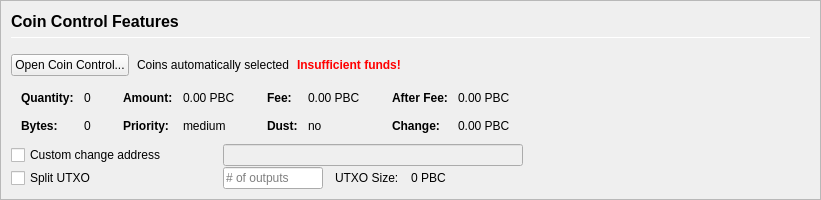
         <widget class="QFrame" name="frameCoinControl">
          <property name="sizePolicy">
           <sizepolicy hsizetype="Expanding" vsizetype="Expanding">
            <horstretch>0</horstretch>
            <verstretch>0</verstretch>
           </sizepolicy>
          </property>
          <property name="maximumSize">
           <size>
            <width>16777215</width>
            <height>16777215</height>
           </size>
          </property>
          <property name="frameShape">
           <enum>QFrame::StyledPanel</enum>
          </property>
          <property name="frameShadow">
           <enum>QFrame::Sunken</enum>
          </property>
          <layout class="QVBoxLayout" name="verticalLayoutCoinControl2">
           <property name="spacing">
            <number>0</number>
           </property>
           <property name="leftMargin">
            <number>0</number>
           </property>
           <property name="topMargin">
            <number>0</number>
           </property>
           <property name="rightMargin">
            <number>0</number>
           </property>
           <property name="bottomMargin">
            <number>0</number>
           </property>
           <item>
            <widget class="QFrame" name="frameCoinControl_BG">
             <layout class="QVBoxLayout" name="verticalLayoutCoinControl" stretch="0,0,0,0,0,0">
              <property name="spacing">
               <number>1</number>
              </property>
              <property name="leftMargin">
               <number>10</number>
              </property>
              <property name="topMargin">
               <number>10</number>
              </property>
              <item>
               <layout class="QHBoxLayout" name="horizontalLayoutCoinControl1">
                <property name="bottomMargin">
                 <number>15</number>
                </property>
                <item>
                 <layout class="QVBoxLayout" name="verticalLayout_3">
                  <property name="spacing">
                   <number>6</number>
                  </property>
                  <item>
                   <widget class="QLabel" name="labelCoinControlFeatures">
                    <property name="sizePolicy">
                     <sizepolicy hsizetype="Preferred" vsizetype="Maximum">
                      <horstretch>0</horstretch>
                      <verstretch>0</verstretch>
                     </sizepolicy>
                    </property>
                    <property name="minimumSize">
                     <size>
                      <width>0</width>
                      <height>20</height>
                     </size>
                    </property>
                    <property name="font">
                     <font>
                      <pointsize>12</pointsize>
                      <weight>75</weight>
                      <bold>true</bold>
                     </font>
                    </property>
                    <property name="styleSheet">
                     <string notr="true">font-weight:bold;</string>
                    </property>
                    <property name="text">
                     <string>Coin Control Features</string>
                    </property>
                   </widget>
                  </item>
                  <item>
                   <widget class="Line" name="line">
                    <property name="minimumSize">
                     <size>
                      <width>0</width>
                      <height>1</height>
                     </size>
                    </property>
                    <property name="maximumSize">
                     <size>
                      <width>16777215</width>
                      <height>1</height>
                     </size>
                    </property>
                    <property name="orientation">
                     <enum>Qt::Horizontal</enum>
                    </property>
                   </widget>
                  </item>
                 </layout>
                </item>
               </layout>
              </item>
              <item>
               <layout class="QHBoxLayout" name="horizontalLayoutCoinControl2" stretch="0,0,0,0">
                <property name="spacing">
                 <number>8</number>
                </property>
                <property name="bottomMargin">
                 <number>10</number>
                </property>
                <item>
                 <widget class="QPushButton" name="pushButtonCoinControl">
                  <property name="styleSheet">
                   <string notr="true"/>
                  </property>
                  <property name="text">
                   <string>Open Coin Control...</string>
                  </property>
                  <property name="autoDefault">
                   <bool>false</bool>
                  </property>
                 </widget>
                </item>
                <item>
                 <widget class="QLabel" name="labelCoinControlAutomaticallySelected">
                  <property name="text">
                   <string>Coins automatically selected</string>
                  </property>
                  <property name="margin">
                   <number>5</number>
                  </property>
                 </widget>
                </item>
                <item>
                 <widget class="QLabel" name="labelCoinControlInsuffFunds">
                  <property name="font">
                   <font>
                    <weight>75</weight>
                    <bold>true</bold>
                   </font>
                  </property>
                  <property name="styleSheet">
                   <string notr="true">color:red;font-weight:bold;</string>
                  </property>
                  <property name="text">
                   <string>Insufficient funds!</string>
                  </property>
                  <property name="margin">
                   <number>5</number>
                  </property>
                 </widget>
                </item>
                <item>
                 <spacer name="horizontalSpacerCoinControl">
                  <property name="orientation">
                   <enum>Qt::Horizontal</enum>
                  </property>
                  <property name="sizeHint" stdset="0">
                   <size>
                    <width>40</width>
                    <height>1</height>
                   </size>
                  </property>
                 </spacer>
                </item>
               </layout>
              </item>
              <item>
               <widget class="QWidget" name="widgetCoinControl" native="true">
                <property name="sizePolicy">
                 <sizepolicy hsizetype="Preferred" vsizetype="Preferred">
                  <horstretch>0</horstretch>
                  <verstretch>0</verstretch>
                 </sizepolicy>
                </property>
                <property name="minimumSize">
                 <size>
                  <width>0</width>
                  <height>0</height>
                 </size>
                </property>
                <property name="styleSheet">
                 <string notr="true"/>
                </property>
                <layout class="QHBoxLayout" name="horizontalLayoutCoinControl5">
                 <property name="leftMargin">
                  <number>0</number>
                 </property>
                 <property name="topMargin">
                  <number>0</number>
                 </property>
                 <property name="rightMargin">
                  <number>0</number>
                 </property>
                 <property name="bottomMargin">
                  <number>0</number>
                 </property>
                 <item>
                  <layout class="QHBoxLayout" name="horizontalLayoutCoinControl3" stretch="0,0,0,1">
                   <property name="spacing">
                    <number>20</number>
                   </property>
                   <property name="topMargin">
                    <number>0</number>
                   </property>
                   <property name="bottomMargin">
                    <number>10</number>
                   </property>
                   <item>
                    <layout class="QFormLayout" name="formLayoutCoinControl1">
                     <property name="horizontalSpacing">
                      <number>10</number>
                     </property>
                     <property name="verticalSpacing">
                      <number>14</number>
                     </property>
                     <property name="leftMargin">
                      <number>10</number>
                     </property>
                     <property name="topMargin">
                      <number>4</number>
                     </property>
                     <property name="rightMargin">
                      <number>6</number>
                     </property>
                     <item row="0" column="0">
                      <widget class="QLabel" name="labelCoinControlQuantityText">
                       <property name="font">
                        <font>
                         <weight>75</weight>
                         <bold>true</bold>
                        </font>
                       </property>
                       <property name="text">
                        <string>Quantity:</string>
                       </property>
                       <property name="margin">
                        <number>0</number>
                       </property>
                      </widget>
                     </item>
                     <item row="0" column="1">
                      <widget class="QLabel" name="labelCoinControlQuantity">
                       <property name="cursor">
                        <cursorShape>IBeamCursor</cursorShape>
                       </property>
                       <property name="contextMenuPolicy">
                        <enum>Qt::ActionsContextMenu</enum>
                       </property>
                       <property name="text">
                        <string notr="true">0</string>
                       </property>
                       <property name="margin">
                        <number>0</number>
                       </property>
                       <property name="textInteractionFlags">
                        <set>Qt::LinksAccessibleByMouse|Qt::TextSelectableByKeyboard|Qt::TextSelectableByMouse</set>
                       </property>
                      </widget>
                     </item>
                     <item row="1" column="0">
                      <widget class="QLabel" name="labelCoinControlBytesText">
                       <property name="font">
                        <font>
                         <weight>75</weight>
                         <bold>true</bold>
                        </font>
                       </property>
                       <property name="text">
                        <string>Bytes:</string>
                       </property>
                      </widget>
                     </item>
                     <item row="1" column="1">
                      <widget class="QLabel" name="labelCoinControlBytes">
                       <property name="cursor">
                        <cursorShape>IBeamCursor</cursorShape>
                       </property>
                       <property name="contextMenuPolicy">
                        <enum>Qt::ActionsContextMenu</enum>
                       </property>
                       <property name="text">
                        <string notr="true">0</string>
                       </property>
                       <property name="textInteractionFlags">
                        <set>Qt::LinksAccessibleByMouse|Qt::TextSelectableByKeyboard|Qt::TextSelectableByMouse</set>
                       </property>
                      </widget>
                     </item>
                    </layout>
                   </item>
                   <item>
                    <layout class="QFormLayout" name="formLayoutCoinControl2">
                     <property name="horizontalSpacing">
                      <number>10</number>
                     </property>
                     <property name="verticalSpacing">
                      <number>14</number>
                     </property>
                     <property name="leftMargin">
                      <number>6</number>
                     </property>
                     <property name="topMargin">
                      <number>4</number>
                     </property>
                     <property name="rightMargin">
                      <number>6</number>
                     </property>
                     <item row="0" column="0">
                      <widget class="QLabel" name="labelCoinControlAmountText">
                       <property name="font">
                        <font>
                         <weight>75</weight>
                         <bold>true</bold>
                        </font>
                       </property>
                       <property name="text">
                        <string>Amount:</string>
                       </property>
                       <property name="margin">
                        <number>0</number>
                       </property>
                      </widget>
                     </item>
                     <item row="0" column="1">
                      <widget class="QLabel" name="labelCoinControlAmount">
                       <property name="cursor">
                        <cursorShape>IBeamCursor</cursorShape>
                       </property>
                       <property name="contextMenuPolicy">
                        <enum>Qt::ActionsContextMenu</enum>
                       </property>
                       <property name="text">
                        <string notr="true">0.00 PBC</string>
                       </property>
                       <property name="textInteractionFlags">
                        <set>Qt::LinksAccessibleByMouse|Qt::TextSelectableByKeyboard|Qt::TextSelectableByMouse</set>
                       </property>
                      </widget>
                     </item>
                     <item row="1" column="0">
                      <widget class="QLabel" name="labelCoinControlPriorityText">
                       <property name="font">
                        <font>
                         <weight>75</weight>
                         <bold>true</bold>
                        </font>
                       </property>
                       <property name="text">
                        <string>Priority:</string>
                       </property>
                      </widget>
                     </item>
                     <item row="1" column="1">
                      <widget class="QLabel" name="labelCoinControlPriority">
                       <property name="cursor">
                        <cursorShape>IBeamCursor</cursorShape>
                       </property>
                       <property name="contextMenuPolicy">
                        <enum>Qt::ActionsContextMenu</enum>
                       </property>
                       <property name="text">
                        <string>medium</string>
                       </property>
                       <property name="textInteractionFlags">
                        <set>Qt::LinksAccessibleByMouse|Qt::TextSelectableByKeyboard|Qt::TextSelectableByMouse</set>
                       </property>
                      </widget>
                     </item>
                    </layout>
                   </item>
                   <item>
                    <layout class="QFormLayout" name="formLayoutCoinControl3">
                     <property name="horizontalSpacing">
                      <number>10</number>
                     </property>
                     <property name="verticalSpacing">
                      <number>14</number>
                     </property>
                     <property name="leftMargin">
                      <number>6</number>
                     </property>
                     <property name="topMargin">
                      <number>4</number>
                     </property>
                     <property name="rightMargin">
                      <number>6</number>
                     </property>
                     <item row="0" column="0">
                      <widget class="QLabel" name="labelCoinControlFeeText">
                       <property name="font">
                        <font>
                         <weight>75</weight>
                         <bold>true</bold>
                        </font>
                       </property>
                       <property name="text">
                        <string>Fee:</string>
                       </property>
                       <property name="margin">
                        <number>0</number>
                       </property>
                      </widget>
                     </item>
                     <item row="0" column="1">
                      <widget class="QLabel" name="labelCoinControlFee">
                       <property name="cursor">
                        <cursorShape>IBeamCursor</cursorShape>
                       </property>
                       <property name="contextMenuPolicy">
                        <enum>Qt::ActionsContextMenu</enum>
                       </property>
                       <property name="text">
                        <string notr="true">0.00 PBC</string>
                       </property>
                       <property name="textInteractionFlags">
                        <set>Qt::LinksAccessibleByMouse|Qt::TextSelectableByKeyboard|Qt::TextSelectableByMouse</set>
                       </property>
                      </widget>
                     </item>
                     <item row="1" column="0">
                      <widget class="QLabel" name="labelCoinControlLowOutputText">
                       <property name="font">
                        <font>
                         <weight>75</weight>
                         <bold>true</bold>
                        </font>
                       </property>
                       <property name="text">
                        <string>Dust:</string>
                       </property>
                      </widget>
                     </item>
                     <item row="1" column="1">
                      <widget class="QLabel" name="labelCoinControlLowOutput">
                       <property name="cursor">
                        <cursorShape>IBeamCursor</cursorShape>
                       </property>
                       <property name="contextMenuPolicy">
                        <enum>Qt::ActionsContextMenu</enum>
                       </property>
                       <property name="text">
                        <string>no</string>
                       </property>
                       <property name="textInteractionFlags">
                        <set>Qt::LinksAccessibleByMouse|Qt::TextSelectableByKeyboard|Qt::TextSelectableByMouse</set>
                       </property>
                      </widget>
                     </item>
                    </layout>
                   </item>
                   <item>
                    <layout class="QFormLayout" name="formLayoutCoinControl4">
                     <property name="horizontalSpacing">
                      <number>10</number>
                     </property>
                     <property name="verticalSpacing">
                      <number>14</number>
                     </property>
                     <property name="leftMargin">
                      <number>6</number>
                     </property>
                     <property name="topMargin">
                      <number>4</number>
                     </property>
                     <property name="rightMargin">
                      <number>6</number>
                     </property>
                     <item row="0" column="0">
                      <widget class="QLabel" name="labelCoinControlAfterFeeText">
                       <property name="font">
                        <font>
                         <weight>75</weight>
                         <bold>true</bold>
                        </font>
                       </property>
                       <property name="text">
                        <string>After Fee:</string>
                       </property>
                       <property name="margin">
                        <number>0</number>
                       </property>
                      </widget>
                     </item>
                     <item row="0" column="1">
                      <widget class="QLabel" name="labelCoinControlAfterFee">
                       <property name="cursor">
                        <cursorShape>IBeamCursor</cursorShape>
                       </property>
                       <property name="contextMenuPolicy">
                        <enum>Qt::ActionsContextMenu</enum>
                       </property>
                       <property name="text">
                        <string notr="true">0.00 PBC</string>
                       </property>
                       <property name="textInteractionFlags">
                        <set>Qt::LinksAccessibleByMouse|Qt::TextSelectableByKeyboard|Qt::TextSelectableByMouse</set>
                       </property>
                      </widget>
                     </item>
                     <item row="1" column="0">
                      <widget class="QLabel" name="labelCoinControlChangeText">
                       <property name="font">
                        <font>
                         <weight>75</weight>
                         <bold>true</bold>
                        </font>
                       </property>
                       <property name="text">
                        <string>Change:</string>
                       </property>
                      </widget>
                     </item>
                     <item row="1" column="1">
                      <widget class="QLabel" name="labelCoinControlChange">
                       <property name="cursor">
                        <cursorShape>IBeamCursor</cursorShape>
                       </property>
                       <property name="contextMenuPolicy">
                        <enum>Qt::ActionsContextMenu</enum>
                       </property>
                       <property name="text">
                        <string notr="true">0.00 PBC</string>
                       </property>
                       <property name="textInteractionFlags">
                        <set>Qt::LinksAccessibleByMouse|Qt::TextSelectableByKeyboard|Qt::TextSelectableByMouse</set>
                       </property>
                      </widget>
                     </item>
                    </layout>
                   </item>
                  </layout>
                 </item>
                </layout>
               </widget>
              </item>
              <item>
               <layout class="QHBoxLayout" name="horizontalLayoutCoinControl4">
                <property name="spacing">
                 <number>12</number>
                </property>
                <property name="sizeConstraint">
                 <enum>QLayout::SetDefaultConstraint</enum>
                </property>
                <property name="topMargin">
                 <number>0</number>
                </property>
                <property name="rightMargin">
                 <number>0</number>
                </property>
                <item>
                 <widget class="QCheckBox" name="checkBoxCoinControlChange">
                  <property name="sizePolicy">
                   <sizepolicy hsizetype="Preferred" vsizetype="Preferred">
                    <horstretch>0</horstretch>
                    <verstretch>0</verstretch>
                   </sizepolicy>
                  </property>
                  <property name="minimumSize">
                   <size>
                    <width>200</width>
                    <height>0</height>
                   </size>
                  </property>
                  <property name="maximumSize">
                   <size>
                    <width>200</width>
                    <height>16777215</height>
                   </size>
                  </property>
                  <property name="toolTip">
                   <string>If this is activated, but the change address is empty or invalid, change will be sent to a newly generated address.</string>
                  </property>
                  <property name="text">
                   <string>Custom change address</string>
                  </property>
                 </widget>
                </item>
                <item>
                 <widget class="QValidatedLineEdit" name="lineEditCoinControlChange">
                  <property name="enabled">
                   <bool>false</bool>
                  </property>
                  <property name="sizePolicy">
                   <sizepolicy hsizetype="Preferred" vsizetype="Preferred">
                    <horstretch>0</horstretch>
                    <verstretch>0</verstretch>
                   </sizepolicy>
                  </property>
                  <property name="minimumSize">
                   <size>
                    <width>300</width>
                    <height>0</height>
                   </size>
                  </property>
                 </widget>
                </item>
                <item>
                 <widget class="QLabel" name="labelCoinControlChangeLabel">
                  <property name="sizePolicy">
                   <sizepolicy hsizetype="Preferred" vsizetype="Preferred">
                    <horstretch>0</horstretch>
                    <verstretch>0</verstretch>
                   </sizepolicy>
                  </property>
                  <property name="minimumSize">
                   <size>
                    <width>100</width>
                    <height>0</height>
                   </size>
                  </property>
                  <property name="text">
                   <string/>
                  </property>
                  <property name="margin">
                   <number>3</number>
                  </property>
                 </widget>
                </item>
               </layout>
              </item>
              <item>
               <layout class="QHBoxLayout" name="horizontalLayoutCoinControl6">
                <property name="spacing">
                 <number>12</number>
                </property>
                <property name="rightMargin">
                 <number>0</number>
                </property>
                <item>
                 <widget class="QCheckBox" name="splitBlockCheckBox">
                  <property name="sizePolicy">
                   <sizepolicy hsizetype="Preferred" vsizetype="Preferred">
                    <horstretch>0</horstretch>
                    <verstretch>0</verstretch>
                   </sizepolicy>
                  </property>
                  <property name="minimumSize">
                   <size>
                    <width>200</width>
                    <height>0</height>
                   </size>
                  </property>
                  <property name="maximumSize">
                   <size>
                    <width>200</width>
                    <height>16777215</height>
                   </size>
                  </property>
                  <property name="text">
                   <string>Split UTXO</string>
                  </property>
                 </widget>
                </item>
                <item>
                 <widget class="QLineEdit" name="splitBlockLineEdit">
                  <property name="sizePolicy">
                   <sizepolicy hsizetype="Preferred" vsizetype="Preferred">
                    <horstretch>50</horstretch>
                    <verstretch>0</verstretch>
                   </sizepolicy>
                  </property>
                  <property name="minimumSize">
                   <size>
                    <width>100</width>
                    <height>0</height>
                   </size>
                  </property>
                  <property name="maximumSize">
                   <size>
                    <width>100</width>
                    <height>16777215</height>
                   </size>
                  </property>
                  <property name="placeholderText">
                   <string># of outputs</string>
                  </property>
                 </widget>
                </item>
                <item>
                 <widget class="QLabel" name="labelBlockSizeText">
                  <property name="text">
                   <string>UTXO Size:</string>
                  </property>
                 </widget>
                </item>
                <item>
                 <widget class="QLabel" name="labelBlockSize">
                  <property name="text">
                   <string>0 PBC</string>
                  </property>
                 </widget>
                </item>
                <item>
                 <spacer name="horizontalSpacer_7">
                  <property name="orientation">
                   <enum>Qt::Horizontal</enum>
                  </property>
                  <property name="sizeHint" stdset="0">
                   <size>
                    <width>40</width>
                    <height>20</height>
                   </size>
                  </property>
                 </spacer>
                </item>
               </layout>
              </item>
              <item>
               <spacer name="verticalSpacerCoinControl">
                <property name="orientation">
                 <enum>Qt::Vertical</enum>
                </property>
                <property name="sizeHint" stdset="0">
                 <size>
                  <width>800</width>
                  <height>1</height>
                 </size>
                </property>
               </spacer>
              </item>
             </layout>
            </widget>
           </item>
          </layout>
         </widget>
